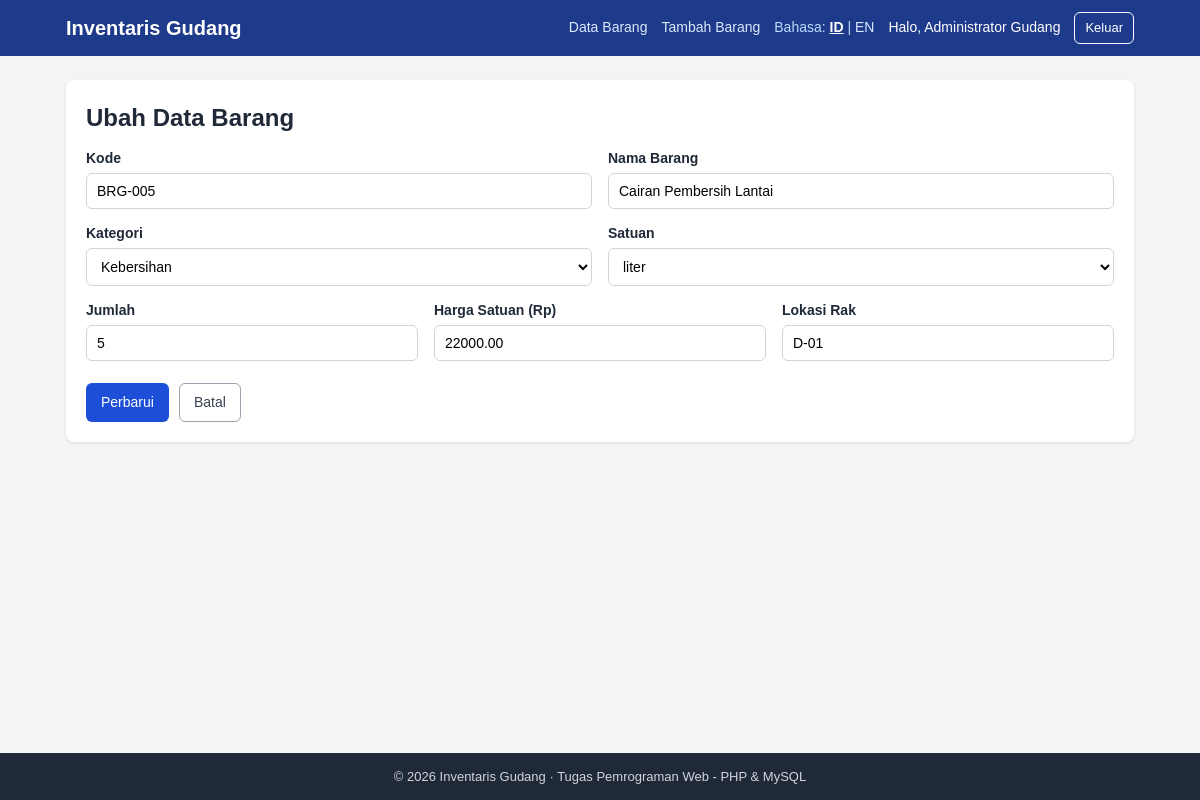
/edit.php?id=5 (signed in), run on the app's committed database.
### tables this page shows
CREATE TABLE barang (
                        id INT UNSIGNED AUTO_INCREMENT PRIMARY KEY,
                        kode_barang VARCHAR(20) NOT NULL UNIQUE,
                        nama_barang VARCHAR(100) NOT NULL,
                        kategori VARCHAR(30) NOT NULL,
                        jumlah INT UNSIGNED NOT NULL DEFAULT 0,
                        satuan VARCHAR(20) NOT NULL,
                        harga DECIMAL(15,2) NOT NULL DEFAULT 0,
                        lokasi_rak VARCHAR(30) DEFAULT NULL,
                        created_at TIMESTAMP DEFAULT CURRENT_TIMESTAMP,
                        updated_at TIMESTAMP DEFAULT CURRENT_TIMESTAMP ON UPDATE CURRENT_TIMESTAMP
);

### includes/lang.php (called while the page is built, shortened)
<?php
function t(string $key): string
{
    return $GLOBALS['LANG_DATA'][$key] ?? $key;
}

### includes/helpers.php (called while the page is built, shortened)
<?php
function e($value): string
{
    return htmlspecialchars((string) $value, ENT_QUOTES, 'UTF-8');
}

### includes/form_barang.php (the view, shortened to what this page needs)
<div class="form-row">
    <div class="form-group">
        <label for="kode_barang"><?= e(t('col_code')) ?></label>
        <input type="text" id="kode_barang" name="kode_barang" maxlength="20"
               value="<?= e($data['kode_barang']) ?>" placeholder="BRG-006">
    </div>
    <div class="form-group">
        <label for="nama_barang"><?= e(t('col_name')) ?></label>
        <input type="text" id="nama_barang" name="nama_barang" maxlength="100"
               value="<?= e($data['nama_barang']) ?>">
    </div>
</div>
<div class="form-row">
    <div class="form-group">
        <label for="kategori"><?= e(t('col_category')) ?></label>
        <select id="kategori" name="kategori">
            <?php foreach (KATEGORI_LIST as $kat): ?>
                <option value="<?= e($kat) ?>" <?= $data['kategori'] === $kat ? 'selected' : '' ?>>
                    <?= e(t('cat_' . $kat)) ?>
                </option>
            <?php endforeach; ?>
        </select>
    </div>
    <div class="form-group">
        <label for="satuan"><?= e(t('col_unit')) ?></label>
        <select id="satuan" name="satuan">
            <?php foreach (SATUAN_LIST as $sat): ?>
                <option value="<?= e($sat) ?>" <?= $data['satuan'] === $sat ? 'selected' : '' ?>>
                    <?= e($sat) ?>
                </option>
            <?php endforeach; ?>
        </select>
    </div>
</div>
<div class="form-row">
    <div class="form-group">
        <label for="jumlah"><?= e(t('col_qty')) ?></label>
        <input type="number" id="jumlah" name="jumlah" min="0" step="1"
               value="<?= e($data['jumlah']) ?>">
    </div>
    <div class="form-group">
        <label for="harga"><?= e(t('col_price')) ?> (Rp)</label>
        <input type="number" id="harga" name="harga" min="0" step="0.01"
               value="<?= e($data['harga']) ?>">
    </div>
    <div class="form-group">
        <label for="lokasi_rak"><?= e(t('col_location')) ?></label>
        <input type="text" id="lokasi_rak" name="lokasi_rak" maxlength="30"
               value="<?= e($data['lokasi_rak']) ?>" placeholder="A-01">
    </div>
</div>
<div class="form-actions">
    <button type="submit" class="btn btn-primary"><?= e(t($submitLabel)) ?></button>
    <a href="index.php" class="btn btn-outline"><?= e(t('btn_cancel')) ?></a>
</div>

### assets/css/style.css (style rules this page uses)
* { box-sizing: border-box; margin: 0; padding: 0; }
body { font-family: Arial, Helvetica, sans-serif; background: #f3f4f6; color: #1f2937; line-height: 1.5; min-height: 100vh; display: flex; flex-direction: column; }
a { color: #1d4ed8; text-decoration: none; }
.btn { display: inline-block; padding: 8px 14px; border: 1px solid transparent; border-radius: 6px; font-size: 14px; cursor: pointer; text-align: center; }
.btn-primary { background: #1d4ed8; color: #fff; }
.btn-outline { background: transparent; border-color: #9ca3af; color: #374151; }
.form-row { display: flex; gap: 16px; flex-wrap: wrap; }
.form-group { flex: 1; min-width: 200px; margin-bottom: 14px; }
.form-group label { display: block; font-weight: bold; margin-bottom: 4px; font-size: 14px; }
.form-group input, .form-group select { width: 100%; padding: 9px 10px; border: 1px solid #d1d5db; border-radius: 6px; font-size: 14px; background: #fff; }
.form-actions { display: flex; gap: 10px; margin-top: 8px; }

### data on the page
barang: kode_barang "BRG-005", nama_barang "Cairan Pembersih Lantai", kategori "Kebersihan", jumlah "5", harga "22000.00", lokasi_rak "D-01"

### other printed values
t('app_name') "Inventaris Gudang"
t('nav_items') "Data Barang"
t('nav_add') "Tambah Barang"
t('language') "Bahasa"
t('welcome') "Halo"
$_SESSION['nama'] "Administrator Gudang"
t('nav_logout') "Keluar"
t('title_edit') "Ubah Data Barang"
t('col_code') "Kode"
t('col_name') "Nama Barang"
t('col_category') "Kategori"
t('col_unit') "Satuan"
t('col_qty') "Jumlah"
t('col_price') "Harga Satuan"
t('col_location') "Lokasi Rak"
